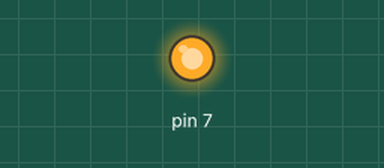
Bench run of a program on a simulated Raspberry Pi (header pin numbers). Shown: output pins drawn as LEDs (lit = HIGH). At 2.0 s the program stops and its outputs stay as they are.

Above: at 0.1 s.
At 1.1 s:
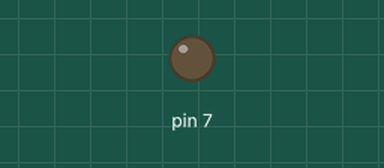
Timing chart, 0 to 2.6 s (numbered marks = the images above):
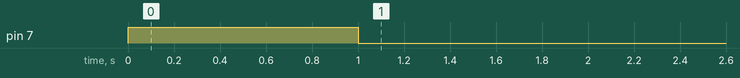

Measured:
- by itself, pin 7: LOW → HIGH at 0.00 s, → LOW 1.0 s later

The program:

sample_gpio.py
```python
import RPi.GPIO as GPIO
import time


def main():
    GPIO.setmode(GPIO.BOARD)
    #Use PIN 7 (GPIO 4)
    GPIO.setup(7, GPIO.OUT)

    GPIO.output(7, True)
    time.sleep(1)
    GPIO.output(7, False)
    time.sleep(1)

    GPIO.cleanup()


if __name__ == "__main__":
    main()
```
